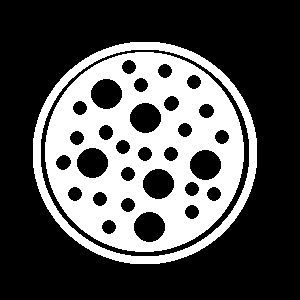
#> input picture images/Small_holes.jpg, 300 x 300 px
$ python Morphology.py
#> lines starting #> are read from the running program, lines starting #| are printed output that depends on the picture; after the words box and inside, x2 and y2 are one past the last pixel; in counts of white or black regions, pixels touching at a corner belong together
import numpy as np
import cv2 as cv
from matplotlib import pyplot as plt

img = cv.imread('images/Small_holes.jpg', cv.IMREAD_GRAYSCALE) #BGR
#> img is the input picture: shape (300, 300); min 0, max 255, mean 81.8
b_img = cv.threshold(img,150,255,cv.THRESH_BINARY)[1]
#> b_img: shape (300, 300); 32.1% white; 2 white regions, box (x1, y1, x2, y2) and area: (45, 52, 244, 252) 23498, (33, 42, 257, 264) 5432

# Morphology demo
# Create Kernel
kernel = np.array([[0,1,0],
                    [1,1,1],
                    [0,1,0]], dtype=np.uint8)

kernel2 = cv.getStructuringElement(cv.MORPH_ELLIPSE,(7,7))
# kernel3 = cv.getStructuringElement(cv.MORPH_CROSS,(3,3),(2,2))

# out = cv.erode(b_img,kernel2, iterations=3)
# out2 = cv.erode(b_img,kernel3, iterations=3)
out = cv.morphologyEx(b_img, cv.MORPH_CLOSE, kernel2, iterations = 5)
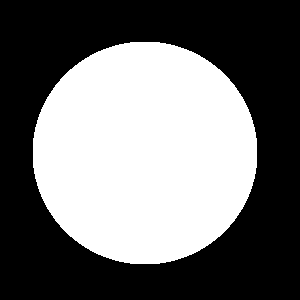
#> out: shape (300, 300); 43.8% white; 1 white region, box (x1, y1, x2, y2) and area: (33, 42, 257, 264) 39388

# Show image
cv.imshow('raw', img)
cv.imshow('After Morphology', out)
# cv.imshow('After Morphology 2', out2)
cv.waitKey(0)
cv.destroyAllWindows()

$ run again, with images/Salt_noise.jpg copied over images/Small_holes.jpg
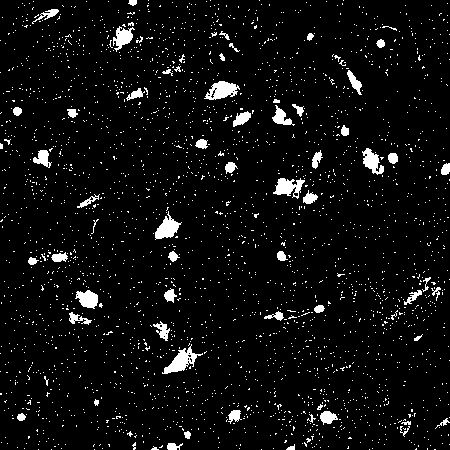
#> input picture images/Salt_noise.jpg, 450 x 450 px
#> img is the input picture: shape (450, 450); min 0, max 255, mean 15.3
#> b_img: shape (450, 450); 5.4% white; 2669 white regions (2606 under 20 px), largest, box (x1, y1, x2, y2) and area: (162, 344, 203, 374) 446, (204, 81, 240, 100) 402, (273, 178, 305, 199) 366
#> `out = cv.morphologyEx(b_img, cv.MORPH_CLOSE, kernel2, iterations = 5)`:
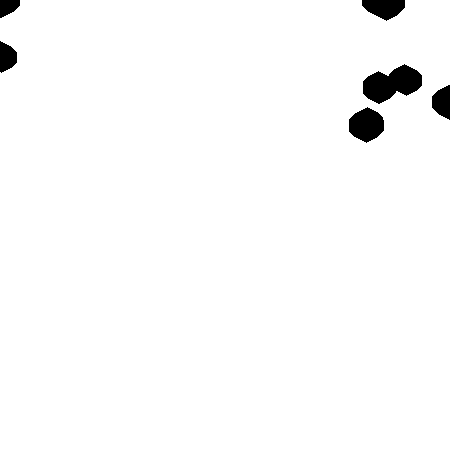
#> out: shape (450, 450); 98% white; 6 black regions, box (x1, y1, x2, y2) and area: (363, 64, 422, 104) 1462, (349, 107, 384, 143) 898, (362, 0, 405, 21) 632, (432, 85, 450, 120) 456, (0, 41, 17, 73) 392, (0, 0, 20, 18) 261
